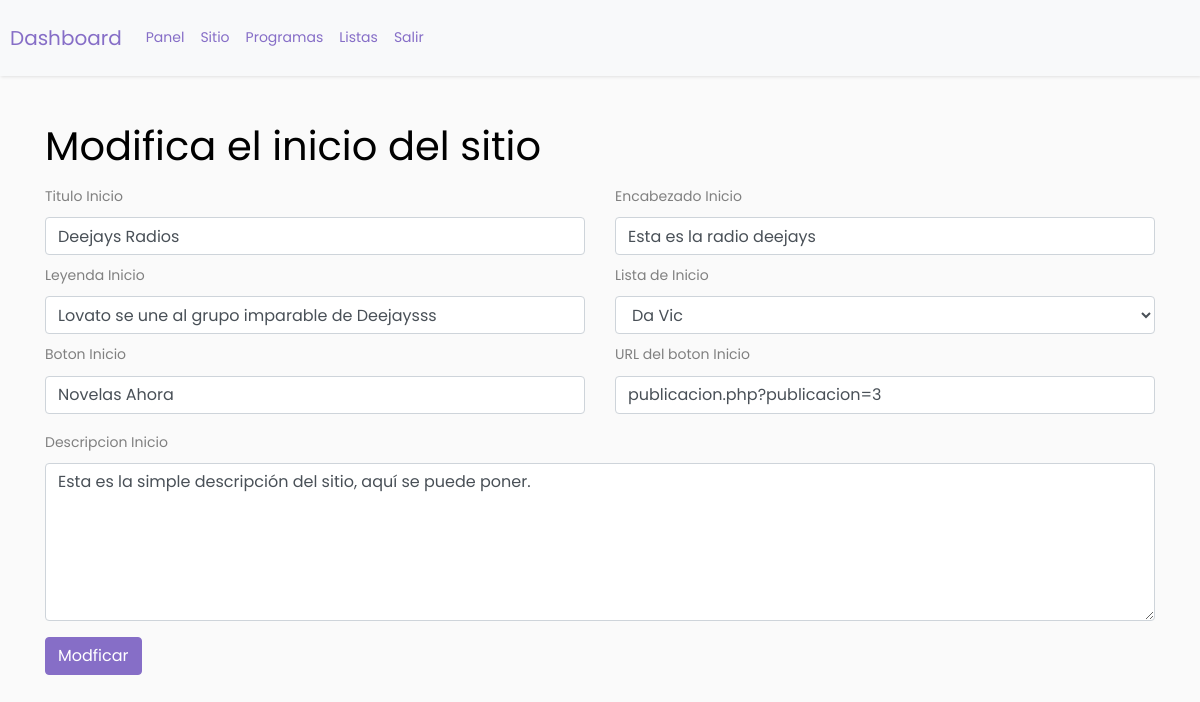
Page /views/dash/conf-inicio.php (signed in) on the committed database.
### tables this page shows
CREATE TABLE `inicio` (
  `titulo_inicio` varchar(1000) NOT NULL,
  `encabezado_inicio` varchar(100) NOT NULL,
  `descripcion_inicio` varchar(500) NOT NULL,
  `leyenda_inicio` varchar(300) NOT NULL,
  `nombre_btn_inicio` varchar(50) NOT NULL,
  `url_btn_inicio` varchar(200) NOT NULL,
  `titulo_nav` varchar(200) NOT NULL,
  `id_inicio` int(11) NOT NULL,
  `id_lista` int(11) DEFAULT NULL
);

### views/dash/session.php (called while the page is built, shortened)
<?php
class Session{
    private $session;
    function __construct()
    {
        if (isset($_SESSION["activo"])) {
           $this->session = true;
        }
    }
    public function getActivo(){
        return $this->session;
    }
}
?>

### model/database.php (called while the page is built, shortened)
<?php
class DB
{
    public function create_connection()
    {
        try {
            @$connection = new PDO("mysql:host=" . self::DBHOSTNAME . ";dbname=" . self::DBDATABASE . ";charset=" . self::CHARSET, self::DBUSER, self::DBPASS);
            $connection->setAttribute(PDO::ATTR_ERRMODE, PDO::ERRMODE_EXCEPTION);
            return $connection;
        } catch (PDOException $e) {
            echo "Error en la conexión: ", $e->getMessage();
        }
    }
    public function selectAll($sql)
    {
        $statement = $this->create_connection()->prepare($sql);
        $statement->execute();
        return $statement;
    }
}

### controllers/DashboardController.php (called while the page is built, shortened)
<?php
require_once('../../model/database.php');
class DashboardController extends DB
{
    public function getDataInicio()
    {
        return $this->selectAll("SELECT * FROM inicio")->fetch(PDO::FETCH_ASSOC);
    }
    public function getListas(){
        return $this->selectAll("SELECT * FROM listas_semanales");
    }
}

### views/dash/conf-inicio.php (the view, shortened to what this page needs)
<?php
require_once('session.php');
$session = new Session();
if ($session->getActivo()) {
    require_once('../../includes/head-dashboard.php');
    require_once('../../includes/menu-dashboard.php');
    require_once('../../controllers/DashboardController.php');
    $view = new DashboardController();
    $data = $view->getDataInicio();
    $listas = $view->getListas();
?>
    <div class="container mb-5">
        <h1 class="mt-2">Modifica el inicio del sitio</h2>
            <form action="conf-inicio.php" method="post">
                <div class="form-group">
                    <div class="row">
                        <div class="col-md-6">
                            <label>Titulo Inicio</label>
                            <input type="text" class="form-control" value='<?php echo $data['titulo_inicio']; ?>' name="titulo_inicio" required>
                        </div>
                        <div class="col-md-6">
                            <label>Encabezado Inicio</label>
                            <input type="text" class="form-control" value="<?php echo $data['encabezado_inicio']; ?>" name="encabezado_inicio" required>
                        </div>
                    </div>
                    <div class="row mt-2">
                        <div class="col-md-6">
                            <label>Leyenda Inicio</label>
                            <input type="text" class="form-control" value="<?php echo $data['leyenda_inicio']; ?>" name="leyenda_inicio" required>
                        </div>
                        <div class="col-md-6">
                            <label>Lista de Inicio</label>
                            <select class="form-control" name="id_lista">
                                <?php foreach ($listas as $l) {
                                    if ($data['id_lista'] == $l['id_lista']) { ?>
                                        <option value="<?php echo $l['id_lista']; ?>" selected="selected"><?php echo $l['nombre']; ?></option>
                                    <?php } else { ?>
                                        <option value="<?php echo $l['id_lista']; ?>"><?php echo $l['nombre']; ?></option>
                                <?php }
                                } ?>
                            </select>
                        </div>
                    </div>
                    <div class="row mt-2">
                        <div class="col-md-6">
                            <label>Boton Inicio</label>
                            <input type="text" class="form-control" value="<?php echo $data['nombre_btn_inicio']; ?>" name="nombre_btn_inicio" required maxlength="20">
                        </div>
                        <div class="col-md-6">
                            <label>URL del boton Inicio</label>
                            <input type="text" class="form-control" value="<?php echo $data['url_btn_inicio']; ?>" name="url_btn_inicio" required>
                        </div>
                    </div>
                </div>
                <div class="form-group">
                    <label>Descripcion Inicio</label>
                    <textarea class="form-control" rows="6" name="descripcion_inicio" required><?php echo $data['descripcion_inicio']; ?></textarea>
                </div>
                <input type="submit" name="submit" class="btn btn-primary" value="Modficar">
            </form>
    </div>
    </body>
    </html>
<?php
} else {
    header("Location: ../entrar.php");
}
?>

### rows in the picture
inicio: titulo_inicio "Deejays Radios", encabezado_inicio "Esta es la radio deejays", leyenda_inicio "Lovato se une al grupo imparable de Deejaysss", nombre_btn_inicio "Novelas Ahora", url_btn_inicio "publicacion.php?publicacion=3", descripcion_inicio "Esta es la simple descripción del sitio, aquí se puede poner."

### other values in the picture
form field id_lista "Da Vic"
